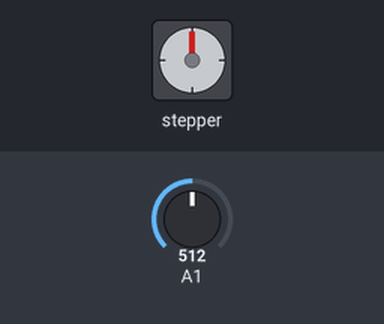
Recording of a sketch running on a simulated Arduino Uno, built with avr-gcc and run on an emulated ATmega328P. Parts: stepper motor. Inputs (shaded band) come from the test bench; at power-on: A1 = 512. Stepper angles assume 400 steps per turn; what the sketch prints to the serial monitor is not drawn.

Above: at 3.0 s.
3.1 s: A1 set to 213
6.6 s: A1 set to 191
At 7.5 s:
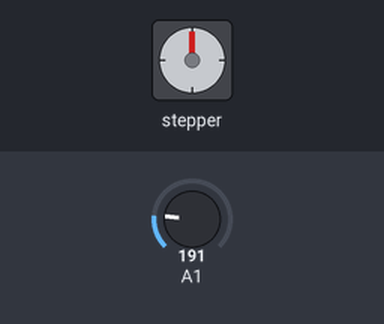
9.5 s: A1 set to 210
At 10.76 s:
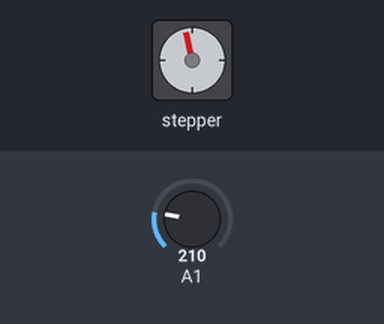
13.0 s: A1 set to 190
At 13.27 s:
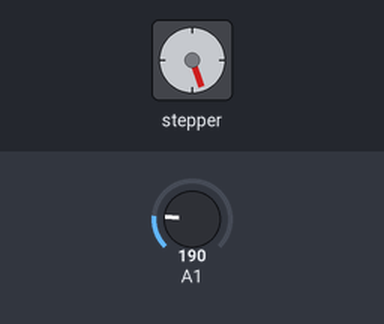
Timing chart, 0 to 16.0 s (numbered marks = the images above; inputs shaded):
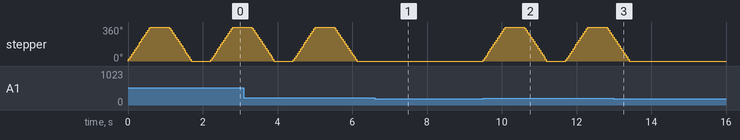

The sketch:

3_jixiebi.ino
```cpp
#include <Stepper.h>
int potVal1 = 400;
Stepper myStepper1(potVal1, 8, 9, 10, 11);
int lightVal = 0;
void setup()
{
    myStepper1.setSpeed(100);
    Serial.begin(9600);
}

void loop()
{
    lightVal = analogRead(A1);
    if (lightVal > 200)
    {
        Serial.print("1");
        myStepper1.step(potVal1);
        delay(500);
        myStepper1.step(-potVal1);
        delay(500);
    }
    else if (lightVal <= 200)
    {
        Serial.print("0");
    }
}
```

Measured:
- after the input at 6.6 s, stepper: stays 0° (without the input it goes to 11° after 0.03 s)
- after the input at 9.5 s, stepper: turns 360° clockwise in 0.59 s, then 360° counter-clockwise in 0.59 s, then 360° clockwise in 0.59 s, then 106° counter-clockwise in 0.16 s
- after the input at 13.0 s, stepper: goes on until 13.4 s, then stays 0°
